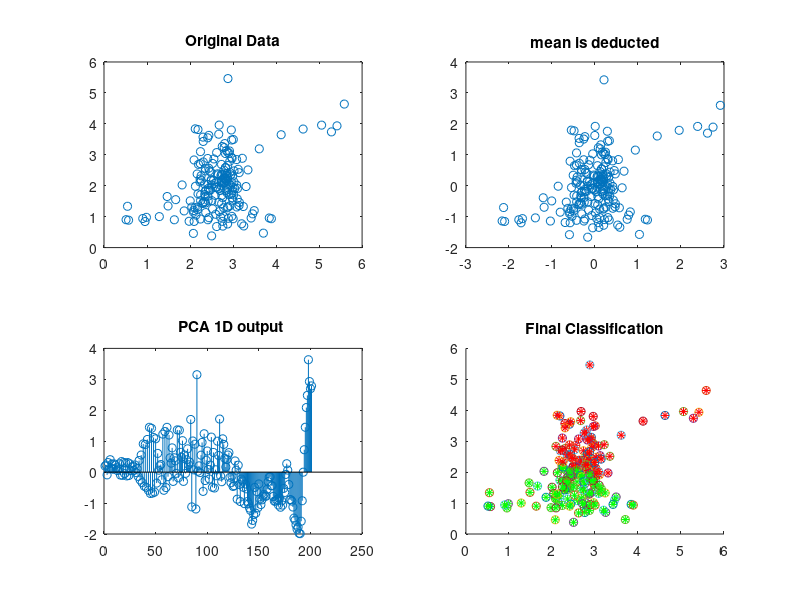

Recreate this plot in MATLAB.
clc; close all; clear all;
% numdata=20; %should be even

% step 1, generating a dataset

% x1=rand(numdata/2,1);
% y1=rand(numdata/2,1);
% x2=10*rand(numdata/2,1)+3;
% y2=10*rand(numdata/2,1)+3;
% x=[x1;x2];
% y=[y1;y2];
% x = [ 3.46261000000000	3.16877000000000	3.40444000000000	3.33084000000000	3.36659000000000	3.16065000000000	2.99099000000000	3.47956000000000	3.48420000000000	3.08381000000000	3.10178000000000	3.08436000000000	3.17227000000000	3.41897000000000	3.19414000000000	3.11269000000000	3.25398000000000	3.06417000000000	3.39303000000000	3.05505000000000	3.22217000000000	3.01104000000000	3.04017000000000	3.32412000000000	3.09050000000000	3.05256000000000	2.90399000000000	2.93879000000000	2.84965000000000	3.24540000000000	2.80013000000000	3.07686000000000	2.98259000000000	3.23399000000000	2.79644000000000	3.14461000000000	2.91202000000000	3.12135000000000	3.35269000000000	3.23087000000000	3.40400000000000	3.20484000000000	2.64611000000000	3.51173000000000	3.17650000000000	2.69160000000000	3.36636000000000	3.25427000000000	3.41321000000000	2.84542000000000	3.36327000000000	3.18232000000000	3.59719000000000	2.84990000000000	3.34029000000000	3.12790000000000	3.41468000000000	3.40785000000000	3.39286000000000	2.94555000000000	3.35786000000000	3.01905000000000	3.43667000000000	3.14979000000000	3.12245000000000	3.57536000000000	3.12488000000000	2.80075000000000	3.24110000000000	2.94644000000000	3.50883000000000	2.90696000000000	3.41045000000000	2.89869000000000	3.18326000000000	3.68815000000000	3.31672000000000	2.94576000000000	3.35764000000000	3.03542000000000	3.60788000000000	3.07555000000000	3.26990000000000	3.08452000000000	3.35504000000000	3.26522000000000	3.15364000000000	3.08797000000000	3.35974000000000	2.97975000000000	3.13187000000000	3.17872000000000	2.85661000000000	2.67177000000000	3.41334000000000	2.84849000000000	3.35326000000000	2.70902000000000	3.09636000000000	2.80606000000000	3.26231000000000	2.68509000000000	3.54933000000000	2.90662000000000	3.20191000000000	3.35881000000000	3.43684000000000	2.75558000000000	3.39606000000000	3.21838000000000	3.27702000000000	3.58960000000000	3.30735000000000	3.08796000000000	3.41672000000000	2.89134000000000	3.51238000000000	2.73923000000000	3.08478000000000	2.85424000000000	3.13516000000000	3.64868000000000	2.79438000000000	2.77350000000000	3.10813000000000	3.17114000000000	3.14080000000000	2.84548000000000	3.17955000000000	2.80484000000000	3.40572000000000	2.87268000000000	3.22342000000000	2.98597000000000	3.24452000000000	2.71072000000000	3.23632000000000	2.91246000000000	3.11823000000000	2.92918000000000	3.41680000000000	2.93265000000000	3.20440000000000	3.31477000000000	3.07129000000000	3.04522000000000	2.92046000000000	3.01501000000000	3.11042000000000	2.73194000000000	3.39907000000000	2.98375000000000	3.51670000000000	2.98714000000000	3.43905000000000	2.78029000000000	2.89897000000000	2.42020000000000	2.85503000000000	2.32388000000000	2.85222000000000	2.98873000000000	2.83748000000000	2.52734000000000	2.86213000000000	2.57154000000000	2.92139000000000	2.95435000000000	3.33526000000000	3.13820000000000	3.37312000000000	2.86608000000000	3.31251000000000	2.96169000000000	3.90262000000000	3.40006000000000	3.63446000000000	3.54713000000000	3.79381000000000	3.59610000000000	3.60594000000000	2.65385000000000];
% y = [4.01855900000000	4.29814300000000	4.11349600000000	3.93863200000000	3.93099900000000	3.85839200000000	4.34850700000000	3.94040500000000	4.10449300000000	4.26308700000000	4.39086700000000	4.29474600000000	3.84532200000000	4.03620100000000	3.94417000000000	4.01266000000000	4.06407500000000	4.01409500000000	4.13746200000000	3.95329900000000	3.99318000000000	4.35744800000000	4.01765100000000	4.04075400000000	3.84885400000000	4.24916700000000	4.35627000000000	3.94958700000000	4.05809500000000	4.08132400000000	3.93970800000000	4.26375900000000	4.03052400000000	3.91495200000000	3.97946400000000	3.92641600000000	4.12718100000000	4.04920200000000	4.04680600000000	3.92203100000000	3.84157500000000	4.05403000000000	3.85448900000000	3.95856900000000	3.63504600000000	3.84521200000000	3.70471000000000	3.97746600000000	3.43991400000000	3.68392400000000	3.65320300000000	3.95041600000000	3.39538900000000	3.87730600000000	3.57939400000000	3.83647900000000	3.95331500000000	3.87088300000000	3.92833900000000	3.93082000000000	3.25199500000000	4.00760400000000	3.88830100000000	3.32344000000000	3.91195600000000	3.98561100000000	4.07736300000000	3.41884400000000	3.65785500000000	3.79705000000000	4.03602000000000	3.61262400000000	3.94652100000000	3.80580200000000	4.19453400000000	3.90618000000000	4.00345400000000	3.57583300000000	3.90046700000000	3.78060100000000	4.00905800000000	3.98037900000000	3.96195800000000	4.20845500000000	3.75133300000000	3.52855100000000	3.97579600000000	3.64430900000000	4.12336300000000	3.68106500000000	3.99615600000000	3.71451000000000	4.01426900000000	4.27521200000000	3.93291300000000	3.80315100000000	3.93587800000000	3.79443200000000	4.33183500000000	4.08567700000000	3.94963400000000	3.87948000000000	4.05754400000000	4.02717300000000	3.86897600000000	3.91406100000000	4.16151500000000	3.92801400000000	4.11373300000000	4.02717400000000	3.70051400000000	3.37067100000000	4.01929800000000	3.45215000000000	4.09661100000000	3.37547200000000	3.84877600000000	3.60481700000000	3.91383800000000	3.43688400000000	4.14255000000000	3.61463000000000	3.79517000000000	3.86928500000000	3.81756700000000	3.49969200000000	4.13665500000000	3.93466900000000	3.87778200000000	4.26074500000000	3.98432200000000	3.72271300000000	3.90331700000000	3.51421200000000	3.97706400000000	3.43750400000000	3.78429300000000	3.68624400000000	3.90582800000000	4.23540600000000	3.58885500000000	3.55138700000000	3.78561200000000	4.02047600000000	3.79306500000000	3.59274700000000	3.70526300000000	3.40637800000000	3.90141000000000	3.45967000000000	3.90926900000000	3.82136400000000	4.05090200000000	3.72039600000000	4.23562200000000	3.87255100000000	3.86440400000000	3.68372300000000	4.01180600000000	3.44961000000000	3.84380600000000	4.00933400000000	3.75803800000000	3.87229100000000	3.92742700000000	4.10399300000000	4.11272200000000	3.75436400000000	4.05154200000000	3.49076500000000	3.65380600000000	3.07684600000000	3.48013000000000	2.91519200000000	3.08508000000000	2.89027000000000	3.38223500000000	3.27033600000000	3.78288000000000	4.03617800000000	3.98309200000000	3.99250000000000];
% x = [ 2.98057000000000	0.556520000000000	2.99443000000000	0.733510000000000	3.52717000000000	0.838590000000000	3.24638000000000	1.08025000000000	3.25408000000000	1.28829000000000	3.01413000000000	1.25800000000000	2.98370000000000	1.26045000000000	3.36036000000000	1.24684000000000	2.91421000000000	1.47191000000000	3.47197000000000	1.40301000000000	3.45095000000000	1.75273000000000	3.39450000000000	1.60185000000000	3.45832000000000	1.55766000000000	3.35259000000000	1.54189000000000	3.12249000000000	1.57014000000000	3.37438000000000	3.15889000000000	3.39483000000000	3.08326000000000	3.17908000000000	3.17538000000000	3.26846000000000	3.41143000000000	3.28841000000000	3.52214000000000	3.36760000000000	3.46264000000000	3.15148000000000	3.48617000000000	3.21190000000000	3.29005000000000	3.47272000000000	3.06325000000000	3.50984000000000	3.60171000000000	3.21386000000000	3.35451000000000	3.09478000000000	3.27897000000000	3.33911000000000	3.38533000000000	3.17606000000000	3.31457000000000	3.57614000000000	3.19596000000000	2.96468000000000	3.23398000000000	3.49283000000000	3.26858000000000	3.53625000000000	3.18915000000000	3.30177000000000	3.32804000000000	3.22200000000000	3.63603000000000	3.26467000000000	3.63968000000000	3.39335000000000	3.54700000000000	3.24560000000000	3.75018000000000	3.47436000000000	3.25584000000000	3.17354000000000	3.52714000000000	3.16422000000000	3.46717000000000	3.49544000000000	3.35006000000000	3.14193000000000	3.20400000000000	3.17161000000000	3.39657000000000	3.03035000000000	3.17436000000000	3.11331000000000	3.55462000000000	3.00597000000000	3.35542000000000	3.02730000000000	3.43224000000000	3.29331000000000	3.33511000000000	3.06095000000000	3.32775000000000	3.26079000000000	3.46462000000000	3.76732000000000	3.84613000000000	3.09227000000000	3.26047000000000	2.78219000000000	2.92851000000000	2.90086000000000	3.47963000000000	2.99728000000000	3.34545000000000	2.89933000000000	3.18525000000000	3.28852000000000	3.35066000000000	3.28344000000000	3.19353000000000	3.13159000000000	3.43003000000000	2.96736000000000	3.26475000000000	3.47781000000000	3.70420000000000	3.35912000000000	3.54271000000000	3.52649000000000	3.78598000000000	3.16547000000000	3.16433000000000	2.86799000000000	3.14876000000000	2.54992000000000	2.18377000000000	2.56384000000000	2.31621000000000	2.55009000000000	3.11317000000000	3.35429000000000	3.43286000000000	3.93645000000000	4.49833000000000	4.12176000000000	4.74708000000000	4.13445000000000	4.41707000000000	4.24487000000000	4.30655000000000	3.72511000000000	3.55040000000000	3.18745000000000	3.04522000000000	2.51730000000000	2.54003000000000	2.00098000000000	2.15220000000000	1.94548000000000	1.78129000000000	1.78005000000000	1.69509000000000	1.69578000000000	1.88968000000000	1.83760000000000	2.35568000000000	2.62083000000000	2.95351000000000	3.41048000000000	4.04793000000000	4.41689000000000	4.51282000000000	4.45040000000000	4.17594000000000	3.61264000000000	3.55401000000000	3.13607000000000	3.03372000000000	3.06476000000000	3.21873000000000	2.91192000000000	2.82080000000000	2.69281000000000];
% y = [3.91291000000000	3.79202000000000	3.76828000000000	3.66917000000000	3.72784000000000	3.88596000000000	4.16765000000000	4.24377000000000	3.81304000000000	4.00120000000000	4.00338000000000	3.92310000000000	3.85668000000000	3.88289000000000	4.00125000000000	3.99806000000000	3.70625000000000	4.02407000000000	3.69413000000000	3.75320000000000	3.88530000000000	4.05235000000000	4.13474000000000	4.18728000000000	3.80041000000000	3.94340000000000	3.75705000000000	3.99416000000000	3.86911000000000	4.24934000000000	3.88190000000000	3.98883000000000	3.65660000000000	3.91609000000000	3.64737000000000	3.72618000000000	3.68343000000000	3.91269000000000	4.06486000000000	3.96820000000000	3.97049000000000	3.96609000000000	3.98677000000000	3.86798000000000	3.84989000000000	3.95392000000000	4.17010000000000	3.79829000000000	3.96002000000000	3.79567000000000	3.73694000000000	3.82572000000000	3.82347000000000	4.05289000000000	3.97218000000000	3.90459000000000	3.67228000000000	3.81698000000000	3.88296000000000	3.72735000000000	3.73134000000000	4.07856000000000	4.08101000000000	3.87239000000000	3.82872000000000	4.13118000000000	3.78826000000000	3.77766000000000	3.47146000000000	3.79693000000000	3.94531000000000	4.00909000000000	4.16609000000000	3.91320000000000	3.95215000000000	3.68771000000000	3.60512000000000	3.60888000000000	3.94036000000000	4.03047000000000	3.91364000000000	3.87719000000000	4.03651000000000	3.78700000000000	3.76164000000000	3.86291000000000	3.60498000000000	3.56745000000000	3.58855000000000	3.88533000000000	4.05437000000000	3.99821000000000	3.81620000000000	3.58419000000000	3.74455000000000	3.27527000000000	3.31723000000000	3.41074000000000	3.89547000000000	4.07732000000000	4.10529000000000	4.05653000000000	4.12724000000000	3.92456000000000	3.55093000000000	3.94555000000000	3.50522000000000	3.13317000000000	3.10859000000000	3.33195000000000	3.46607000000000	3.99263000000000	4.22128000000000	4.12861000000000	4.33293000000000	3.95008000000000	3.53888000000000	3.52911000000000	3.35247000000000	3.12908000000000	3.17609000000000	3.42119000000000	3.86861000000000	4.06351000000000	4.25387000000000	4.70391000000000	4.86999000000000	4.50629000000000	4.15454000000000	4.13529000000000	3.68807000000000	3.16623000000000	2.75865000000000	2.83079000000000	2.71241000000000	3.08339000000000	3.12853000000000	4.24775000000000	4.77011000000000	5.61147000000000	6.64454000000000	7.20000000000000	7.56154000000000	7.66572000000000	7.93973000000000	7.51769000000000	7.77975000000000	6.50871000000000	5.93852000000000	5.68036000000000	5.31267000000000	4.08721000000000	3.58392000000000	3.16130000000000	2.74939000000000	2.31895000000000	2.04091000000000	1.86705000000000	1.81918000000000	1.89482000000000	3.45582000000000	4.08079000000000	4.37008000000000	5.01303000000000	5.46735000000000	5.33898000000000	5.16337000000000	5.06373000000000	4.58566000000000	4.22094000000000	4.06194000000000	3.89743000000000	3.70474000000000	4.03514000000000	4.05976000000000	3.99895000000000	3.99975000000000	3.94033000000000	4.15482000000000	3.45792000000000 2.4];
% x = [2.89187000000000	3.10396000000000	3.08474000000000	2.79241000000000	2.82056000000000	2.50937000000000	2.58499000000000	2.36570000000000	2.48598000000000	2.62689000000000	2.86226000000000	2.45638000000000	2.83606000000000	2.57752000000000	2.76739000000000	2.66831000000000	2.71958000000000	2.66689000000000	2.45177000000000	2.65514000000000	2.86406000000000	2.59450000000000	2.51154000000000	2.42708000000000	2.72517000000000	2.52642000000000	2.87236000000000	2.79718000000000	3.15806000000000	2.78506000000000	3.34469000000000	2.92708000000000	2.78988000000000	2.42244000000000	2.46626000000000	2.10463000000000	2.09012000000000	1.95710000000000	2.25671000000000	2.23209000000000	2.66405000000000	2.25173000000000	2.51616000000000	2.65858000000000	2.57462000000000	2.96921000000000	2.93817000000000	2.66559000000000	3.16975000000000	2.53592000000000	2.85306000000000	2.49655000000000	2.79609000000000	2.64356000000000	2.66970000000000	2.28444000000000	2.52113000000000	2.05670000000000	2.46195000000000	2.17883000000000	2.02849000000000	1.79542000000000	2.01780000000000	1.58238000000000	1.36598000000000	1.32866000000000	1.37428000000000	1.32470000000000	1.27148000000000	1.24353000000000	1.32238000000000	1.07439000000000	1.19098000000000	0.824660000000000	0.975470000000000	0.783900000000000	0.891350000000000	0.789160000000000	0.805750000000000	0.816740000000000	0.909840000000000	0.762410000000000	0.782890000000000	0.612160000000000	0.488530000000000	0.420510000000000	0.371470000000000	0.315090000000000	0.327660000000000	0.582630000000000	0.639340000000000	0.637120000000000	0.700490000000000	0.607500000000000	0.556690000000000	0.559950000000000	0.674810000000000	0.710590000000000	0.713310000000000	0.634580000000000	0.511230000000000	0.655890000000000	0.870660000000000	0.909360000000000	0.866770000000000	0.818000000000000	0.970910000000000	0.943920000000000	0.911890000000000	0.620610000000000	0.624410000000000	0.538310000000000	0.543310000000000	0.486090000000000	0.483860000000000	0.438140000000000	0.674220000000000	0.566410000000000	0.653660000000000	0.697680000000000	0.702680000000000	0.806860000000000	0.780630000000000	0.926920000000000	1.06955000000000	1.46252000000000	1.21104000000000	1.10412000000000	1.20756000000000	1.30653000000000	1.83078000000000	1.74110000000000	1.44434000000000	1.53554000000000	2.10945000000000	1.75302000000000	1.99317000000000	2.62622000000000	2.50303000000000	2.45923000000000	3.10277000000000	3.97027000000000	4.09125000000000	3.96320000000000	4.17437000000000	4.35077000000000	4.82747000000000	5.65936000000000	4.46719000000000	3.88815000000000	4.00579000000000	3.25163000000000	3.68826000000000	3.56988000000000	3.84753000000000	4.35416000000000	5.08902000000000	4.51639000000000	3.46608000000000	3.35939000000000	4.27848000000000	4.34041000000000	4.60714000000000	3.53492000000000	3.72504000000000	3.86942000000000	4.63271000000000	3.19356000000000	4.47738000000000	3.60194000000000	4.17378000000000	3.33357000000000	4.56338000000000	3.40200000000000	4.55604000000000	3.96141000000000	4.06672000000000	3.90553000000000	3.59329000000000	3.71800000000000	4.33117000000000];
% y = [2.99799000000000	2.51714000000000	2.90360000000000	2.55315000000000	2.69008000000000	2.57872000000000	2.63142000000000	2.53633000000000	2.33352000000000	2.44163000000000	2.50680000000000	2.33930000000000	2.56686000000000	2.53943000000000	2.89819000000000	3.00646000000000	3.28815000000000	3.18131000000000	3.22956000000000	2.69708000000000	2.81334000000000	2.23319000000000	2.08574000000000	1.86450000000000	2.23806000000000	2.20806000000000	2.54116000000000	2.69654000000000	3.08153000000000	3.00987000000000	3.54299000000000	3.32826000000000	3.58435000000000	3.83596000000000	3.94915000000000	4.20976000000000	4.26660000000000	3.80713000000000	4.08782000000000	3.42490000000000	3.54484000000000	3.07190000000000	3.18307000000000	3.22404000000000	3.56735000000000	3.36505000000000	3.56505000000000	3.20267000000000	3.30257000000000	2.69478000000000	2.36302000000000	2.00345000000000	2.08365000000000	1.77541000000000	1.68738000000000	1.80793000000000	1.97221000000000	1.87101000000000	1.80493000000000	1.62540000000000	1.48747000000000	1.27350000000000	1.46881000000000	1.30212000000000	1.62524000000000	1.53385000000000	1.69651000000000	1.58003000000000	1.55291000000000	1.38628000000000	1.32739000000000	1.11247000000000	1.08046000000000	0.897440000000000	0.835550000000000	0.825310000000000	0.856860000000000	0.907380000000000	0.975790000000000	1.10763000000000	1.11306000000000	1.02905000000000	0.897920000000000	0.712360000000000	0.841510000000000	1.00774000000000	1.19583000000000	1.05927000000000	1.05277000000000	1.05946000000000	1.06736000000000	1.09977000000000	1.09655000000000	0.958060000000000	0.879250000000000	0.895230000000000	0.967500000000000	0.581810000000000	0.477060000000000	0.468070000000000	0.501480000000000	0.495780000000000	0.751660000000000	0.760740000000000	0.946010000000000	1.04095000000000	1.19282000000000	1.31235000000000	1.00932000000000	1.05902000000000	0.930860000000000	1.04958000000000	0.917690000000000	0.971650000000000	0.882860000000000	0.852820000000000	0.684360000000000	0.616520000000000	0.992820000000000	0.998310000000000	1.15189000000000	0.842670000000000	1.07892000000000	1.30429000000000	1.53315000000000	1.47088000000000	1.94010000000000	2.07654000000000	1.71720000000000	2.25887000000000	2.58286000000000	3.22308000000000	3.18957000000000	3.17875000000000	2.92415000000000	4.33876000000000	3.11647000000000	2.56333000000000	3.10509000000000	2.22118000000000	1.88142000000000	2.12714000000000	2.72211000000000	3.03959000000000	2.69606000000000	2.93346000000000	2.83628000000000	2.23670000000000	2.22385000000000	2.81451000000000	3.11156000000000	2.46061000000000	2.14762000000000	2.83182000000000	2.51302000000000	2.39770000000000	2.50636000000000	2.67676000000000	2.71287000000000	2.21734000000000	3.01048000000000	2.07705000000000	2.99535000000000	2.03032000000000	2.87003000000000	3.02717000000000	2.29428000000000	2.61978000000000	2.43522000000000	2.19281000000000	2.78560000000000	2.55145000000000	2.67016000000000	2.43163000000000	2.84654000000000	2.27267000000000	2.45236000000000	2.65591000000000	2.44208000000000	2.39639000000000	2.64873000000000];
% x = [3.79677000000000	4.21409000000000	4.46033000000000	4.27270000000000	4.22437000000000	4.45559000000000	4.06588000000000	3.86188000000000	3.85286000000000	3.84083000000000	4.09083000000000	4.01332000000000	4.37443000000000	4.80674000000000	4.87251000000000	4.22427000000000	3.98473000000000	3.46089000000000	3.46914000000000	3.35469000000000	3.90817000000000	4.21099000000000	4.72884000000000	5.05238000000000	4.89973000000000	4.33657000000000	3.69631000000000	3.63855000000000	3.54420000000000	3.77048000000000	4.43307000000000	4.77685000000000	4.70940000000000	4.34384000000000	3.77130000000000	3.42216000000000	3.68637000000000	4.65285000000000	4.74469000000000	5.00608000000000	4.20629000000000	3.35272000000000	3.14410000000000	3.55743000000000	5.19218000000000	6.12757000000000	5.68630000000000	4.33027000000000	3.23546000000000	3.15744000000000	4.20170000000000	5.40083000000000	5.95070000000000	4.26278000000000	3.01606000000000	2.83946000000000	4.92557000000000	6.87109000000000	7.09354000000000	4.69267000000000	2.53205000000000	3.52630000000000	6.85031000000000	7.99134000000000	4.90620000000000	2.32427000000000	4.57295000000000	7.32558000000000	5.08685000000000	2.89807000000000	5.57671000000000	7.07552000000000	3.32535000000000	3.83173000000000	5.29671000000000	4.04390000000000	3.77734000000000	4.09262000000000	3.99009000000000	4.95183000000000	4.62594000000000	4.10674000000000	3.73702000000000	4.76892000000000	4.61163000000000	3.15994000000000	4.94702000000000	5.06122000000000	5.42655000000000	3.69383000000000	2.94634000000000	5.30369000000000	5.05966000000000	3.66051000000000];
% y = [0.706170000000000	2.65216000000000	1.46687000000000	1.90986000000000	2.03844000000000	2.88687000000000	2.71961000000000	3.96050000000000	1.89946000000000	1.52884000000000	3.43112000000000	3.07133000000000	2.83266000000000	2.01704000000000	2.71447000000000	2.42217000000000	2.87992000000000	1.84411000000000	1.61286000000000	2.12028000000000	1.31287000000000	1.71660000000000	2.56556000000000	1.94579000000000	1.31018000000000	1.97366000000000	1.35987000000000	1.13207000000000	1.57442000000000	1.68867000000000	1.64996000000000	1.19745000000000	1.19519000000000	1.51882000000000	1.22660000000000	0.847760000000000	0.694320000000000	0.680390000000000	0.458990000000000	0.377540000000000	0.850920000000000	1.09074000000000	0.845070000000000	0.956420000000000	1.34507000000000	1.32735000000000	1.00856000000000	0.762920000000000	1.07691000000000	1.51125000000000	1.42524000000000	1.25186000000000	1.16347000000000	1.31495000000000	1.45872000000000	1.76662000000000	1.72727000000000	0.957010000000000	0.934280000000000	1.01107000000000	0.698910000000000	0.467130000000000	0.769330000000000	0.946260000000000	0.966790000000000	0.932720000000000	0.899710000000000	0.979460000000000	1.14385000000000	1.42100000000000	1.52098000000000	2.16566000000000	2.44084000000000	2.32326000000000	2.02545000000000	1.65132000000000	1.54944000000000	1.30973000000000	1.18562000000000	0.899170000000000	1.00146000000000	0.977640000000000	0.842120000000000	0.940230000000000	0.886340000000000	0.902200000000000	1.33556000000000	1.28481000000000	1.93348000000000	2.51146000000000	3.19231000000000	3.64825000000000	3.83218000000000	4.63958000000000];
x = [2.83144000000000	2.78147000000000	2.50307200000000	2.86489000000000	2.94668100000000	2.94453400000000	2.79573000000000	2.82202400000000	2.72905500000000	2.87582900000000	2.80831800000000	2.73360800000000	2.61692100000000	2.90584000000000	2.65166300000000	2.62289100000000	2.84902700000000	2.82988900000000	2.75692500000000	2.87518900000000	2.63991100000000	2.59395000000000	2.72599600000000	2.61629000000000	2.71882200000000	3.03975400000000	2.76441400000000	2.97145400000000	2.49111800000000	3.02185900000000	2.72456600000000	2.79958900000000	2.33727900000000	2.80835400000000	2.47112300000000	2.82782900000000	2.35246800000000	2.96513000000000	2.41764300000000	2.97843400000000	2.18486300000000	2.84615300000000	2.42176800000000	3.00608100000000	2.30264100000000	2.96727500000000	2.36085500000000	2.79337300000000	2.33640300000000	2.91631800000000	2.58243800000000	2.73148800000000	2.54620400000000	2.86461600000000	2.35280300000000	2.97694900000000	2.41092900000000	2.86683100000000	2.43735600000000	2.92876300000000	2.66732300000000	3.01297200000000	2.30214300000000	2.92569400000000	2.44961200000000	2.92407500000000	2.37289000000000	2.78749200000000	2.19634800000000	2.99175800000000	2.18535100000000	2.90674400000000	2.12126400000000	3.11954000000000	2.30781100000000	2.87745600000000	2.12585900000000	2.82241600000000	2.23471300000000	2.86185600000000	2.24283200000000	2.82694000000000	2.35369100000000	2.95948600000000	2.13816200000000	2.90903700000000	2.16517900000000	3.08257400000000	2.24184800000000	2.88140800000000	2.49294300000000	2.84260300000000	2.57445500000000	3.02248200000000	2.82299300000000	2.78023200000000	2.80651300000000	2.43301300000000	2.99204000000000	2.55502700000000	2.83974600000000	2.42835400000000	2.78601900000000	2.74936000000000	2.24646800000000	2.87323200000000	2.66883500000000	3.10294700000000	2.41493000000000	3.21557700000000	2.52400200000000	2.67738100000000	2.66614500000000	2.99769600000000	2.30661700000000	2.61889100000000	2.09317100000000	3.08595200000000	2.23893200000000	3.14339800000000	2.40983900000000	2.69771000000000	2.75750800000000	2.23172200000000	3.08705100000000	2.34152800000000	2.43476800000000	2.99736900000000	2.17744300000000	3.30310200000000	3.13998400000000	2.36461200000000	3.09723500000000	2.73857200000000	2.35743100000000	2.08375600000000	3.49224900000000	2.50666100000000	2.17504600000000	2.75329300000000	2.76261300000000	2.61844200000000	2.07770900000000	2.50245300000000	1.97833800000000	3.45547900000000	2.09484600000000	3.42044000000000	1.48930600000000	3.23864700000000	2.78378700000000	2.87315300000000	2.59660200000000	2.00415300000000	2.29716000000000	2.52358000000000	2.68040500000000	2.87659200000000	3.14735400000000	2.86109800000000	2.95676600000000	3.84174000000000	3.89131900000000	2.97199300000000	3.24946000000000	3.70531100000000	3.19997800000000	2.89072700000000	2.43815400000000	3.00285700000000	2.41470200000000	2.71186800000000	2.08094500000000	2.73465600000000	2.24537700000000	2.26078900000000	2.48389200000000	2.25737300000000	1.81592400000000	1.46863900000000	1.66607900000000	2.04084000000000	1.86335000000000	1.63513300000000	1.28601900000000	0.985665000000000	0.953473000000000	0.901359000000000	0.571207000000000	0.512871000000000	0.546945000000000	2.11634300000000	2.88144700000000	3.34672400000000	3.60974100000000	4.11866000000000	4.62912100000000	5.58621400000000	5.41661600000000	5.28759400000000	5.05848100000000];
y = [2.18054200000000	2.24177600000000	2.02661300000000	2.28989500000000	2.01843300000000	2.35334300000000	2.10695600000000	2.26029000000000	2.11715300000000	2.23401600000000	2.22927700000000	2.16931900000000	2.12520500000000	2.02539200000000	2.35299100000000	1.95950300000000	2.33395100000000	1.84468800000000	2.34639200000000	1.88475800000000	2.38553200000000	1.94315400000000	2.35997700000000	1.94505000000000	2.31813800000000	1.90902400000000	2.17740200000000	2.09659900000000	2.19129700000000	2.12364000000000	1.99543100000000	2.10256400000000	2.05614900000000	2.39164700000000	1.85645600000000	2.58172400000000	1.81897900000000	2.91567300000000	1.65945800000000	2.88670500000000	1.73655400000000	3.13572900000000	1.50948400000000	3.49523200000000	1.45247600000000	3.47711300000000	1.44008800000000	3.23380000000000	1.48618200000000	3.12518500000000	1.68892800000000	2.68916000000000	2.17518100000000	2.16916700000000	2.47677300000000	1.61067500000000	3.54964000000000	1.28541100000000	3.62811700000000	1.35212200000000	3.66526200000000	1.70288400000000	3.57118000000000	2.43052400000000	2.47864300000000	2.79224000000000	1.85545600000000	2.50218400000000	2.68901000000000	1.83571600000000	3.81617800000000	1.71540500000000	3.83858000000000	2.53148200000000	2.76690800000000	3.07705600000000	1.98126800000000	2.58483000000000	2.21703600000000	2.39326300000000	3.10173600000000	2.22834800000000	2.56414000000000	3.80201200000000	1.05171900000000	3.04838300000000	2.37952500000000	2.84495100000000	0.923024000000000	5.46358600000000	2.16399800000000	2.18250700000000	2.07262300000000	2.47883500000000	3.04068100000000	1.28821000000000	3.36255900000000	1.85751500000000	2.31077900000000	2.86549800000000	2.05109500000000	1.91518200000000	2.23650600000000	3.27007800000000	1.70617200000000	2.65215900000000	1.46686700000000	1.90986400000000	2.03844400000000	2.88687000000000	2.71961200000000	3.96049700000000	1.89946100000000	1.52884300000000	3.43111800000000	3.07132500000000	2.83266100000000	2.01703700000000	2.71447100000000	2.42216600000000	2.87991500000000	1.84410500000000	1.61285800000000	2.12028300000000	1.31286900000000	1.71659900000000	2.56556200000000	1.94579100000000	1.31017700000000	1.97365600000000	1.35986900000000	1.13206700000000	1.57441600000000	1.68867000000000	1.64996300000000	1.19744600000000	1.19518700000000	1.51882200000000	1.22659500000000	0.847764000000000	0.694320000000000	0.680391000000000	0.458988000000000	0.377540000000000	0.850921000000000	1.09073700000000	0.845068000000000	0.956415000000000	1.34507200000000	1.32734600000000	1.00855500000000	0.762916000000000	1.07691000000000	1.51125000000000	1.42524100000000	1.25186200000000	1.16346800000000	1.31495100000000	1.45872200000000	1.76661600000000	1.72727300000000	0.957013000000000	0.934282000000000	1.01106900000000	0.698906000000000	0.467130000000000	0.769327000000000	0.946256000000000	0.966789000000000	0.932717000000000	0.899709000000000	0.979461000000000	1.14384700000000	1.42099500000000	1.52098400000000	2.16566200000000	2.44083800000000	2.32325700000000	2.02545100000000	1.65132400000000	1.54943700000000	1.30972500000000	1.18561900000000	0.899168000000000	1.00145600000000	0.977643000000000	0.842115000000000	0.940231000000000	0.886344000000000	0.902201000000000	1.33556400000000	1.28481300000000	1.93347500000000	2.51145700000000	3.19230600000000	3.64824600000000	3.83218200000000	4.63957700000000	3.93549900000000	3.74040100000000	3.95867600000000];
% x = [0.1 0.2 0.3 0.1 0.2 0.1 0.3 10 11 3 5 6 9 0.4 0.1 0.2 12 3 8 9 ];
% y = [0.01 0.2 0.4 0.2 0.1 0.1 0.1 2 3 4 7 9 2 11 11 5 6 0.1 0.2 0.1 ];
numdata = length(x);
x = x'; y = y';
subplot(2,2,1); plot(x,y, 'o'); title('Original Data');

% step 2, finding a mean and subtracting
xmean = mean(x);
ymean = mean(y);
xnew = x - xmean*ones(numdata,1);
ynew = y - ymean*ones(numdata,1);
subplot(2,2,2); plot(xnew,ynew, 'o'); title('mean is deducted');

% step 3, covariance matrix
covariancematrix = cov(xnew,ynew);

% step 4, Finding Eigenvectors
[V,D] = eig(covariancematrix);
D = diag(D);
maxeigval = V(:,find(D==max(D)));
xx = [xnew,ynew];
% step 5, Deriving the new data set
% finding the projection onto the eigenvectors
finaldata=maxeigval'*[xnew,ynew]';
subplot(2,2,3);
stem(finaldata, 'DisplayName', 'finaldata', 'YDataSource', 'finaldata');
title('PCA 1D output ')

% we do a classification now
subplot(2,2,4);
title('Final Classification')
hold on
for i=1:size(finaldata,2)
    if  finaldata(i)>=0
        plot(x(i),y(i),'o')
        plot(x(i),y(i),'r*')
        
    else
        plot(x(i),y(i),'o')
        plot(x(i),y(i),'g*')
    end
    
end